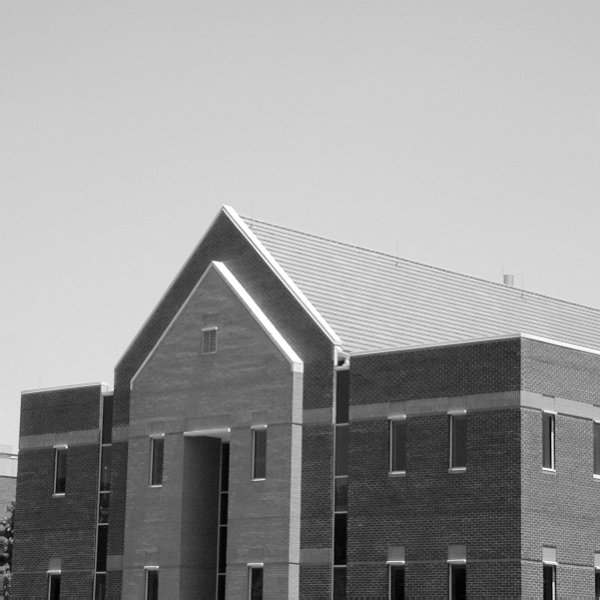
#> input picture Temas/04_Procesamiento_morfologico/Copia de Casa con bordes.jpg, 600 x 600 px
$ jupyter execute Operaciones_morfologicas_basicas.ipynb
#> lines starting #> are read from the running program, lines starting #| are printed output that depends on the picture; after the words box and inside, x2 and y2 are one past the last pixel; in counts of white or black regions, pixels touching at a corner belong together
[cell 1]
import numpy as np
import matplotlib.pyplot as plt
import cv2

[cell 2]
ruta = 'Copia de Casa con bordes.jpg'
imagen = cv2.imread(ruta, cv2.IMREAD_GRAYSCALE)
#> imagen is the input picture: shape (600, 600); min 0, max 255, mean 152.9
plt.imshow(imagen, cmap='gray')

[cell 3]
#. Debemos binarizar la imagen para aplicar las operaciones morfológicas. Para esto, podemos usar un umbral fijo o adaptativo. Aquí usaremos un umbral fijo.
_, imagen_binaria = cv2.threshold(imagen, 100, 255, cv2.THRESH_BINARY)
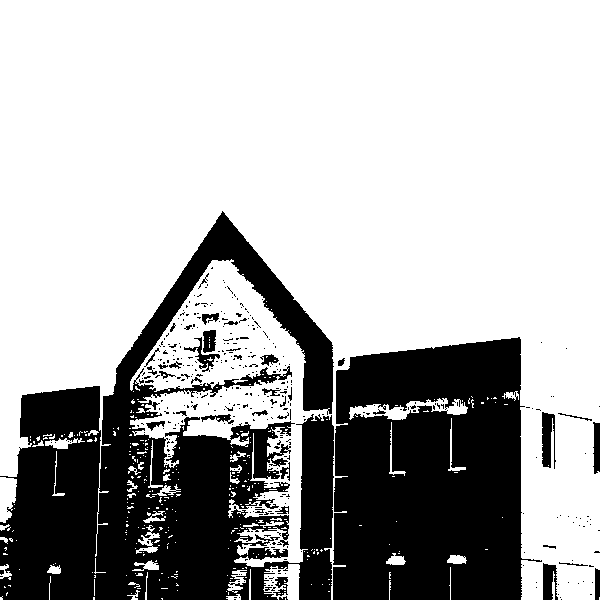
#> imagen_binaria: shape (600, 600); 69.4% white; 375 black regions (334 under 20 px), largest, box (x1, y1, x2, y2) and area: (0, 211, 334, 600) 60652, (333, 337, 542, 600) 44728, (542, 412, 556, 469) 568
imagen_binaria = imagen_binaria[250:300, 150:200]
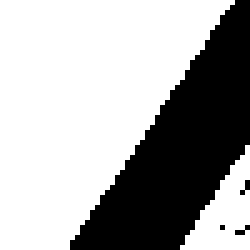
#> imagen_binaria: shape (50, 50) (shown 5 times larger); 66.3% white; 4 black regions (3 under 20 px), largest, box (x1, y1, x2, y2) and area: (14, 0, 50, 50) 835

plt.imshow(imagen_binaria, cmap='gray')
plt.show()

# Morfología

En la biología la morfología habla acerca de la forma y estructura de los animales y plantas. Para el caso de mathematical morphology es una herramienta para extrar las componentes de la imagen que son útiles en la representación y descripción de la forma de la región, como los bordes, esqueletos (skeletons), y la envolvente convexa (convex full)

### Elemento estructurante

Debemos crear una matriz donde tengamos un elemento '"principal o central" y que corroboremos que al hacer una convolución todos los elementos del estructurante queden con lo que se agarre de la imagen.

[cell 4]
# Normal de 3 x 3
# Matriz normal
# EE = np.array([[0, 255, 0],
#                [255, 255, 255],
#                [0, 255, 0]], dtype=np.uint8)
EE = np.array([[255, 0, 255],
               [0, 0, 0],
               [255, 0, 255]], dtype=np.uint8)
# Escoger el centro de operaciones:
centro = (1, 1)

[cell 5]
# Reflejado
# Matriz reflejada
EE_reflejada = np.zeros(EE.shape, dtype=np.uint8)
y, x = EE.shape
for j in range(y):
    for i in range(x):
        EE_reflejada[j][i] = EE[y - j - 1][x - i - 1]
print(EE_reflejada)
# Centro reflejado
centro_reflejado = (x - centro[0] - 1, y - centro[1] - 1)
print(centro_reflejado)

# Operaciones morfológicas básicas

## Dilatación y erosión
- Dilatación: engrosamiento de regiones.
- Erosión: adelgazamiento de regiones.

# Dilatación

Esta transformación mofológica combina dos conjuntos utilizando la adición de vectores (o adición de Minkoswski). La dilatación $X \oplus B$ es el conjunto de puntos de todas las posibles adiciones vectoriales de pares de elementos, uno de cada conjunto $X$ y $B$

- Dilatar las partículas es equivalente a erosionar el fondo.
- Elimina pequeños agujeros aislados en las partículas;

Definición matemática:
$$ A \oplus B = \{c | c = a + b \text{ para algún } a \in A \text{ y } b \in B \} $$

[cell 6]
# Debemos aplicar el EE a toda la imagen, pero recordando el centro de este, así que pasamos por todo la
## imagen y vemos si todos los elementos del EE coinciden con los elementos de la imagen, si es así,
## el resultado es 1, sino es 0. Esto se hace para cada píxel de la imagen.
## Para esto, debemos recorrer la imagen desde el centro del EE hasta el final de la imagen, y
## desde el centro del EE hasta el inicio de la imagen, para evitar salirnos de los límites de la imagen,
## se hace un padding del ancho y alto del EE.

#### Padding

[cell 7]
def padding(imagen, dx, dy):
#> called with dx = 4, dy = 4
  y, x = imagen.shape
#> y = 50; x = 50
  paddineada = (np.zeros((int(y + dy/2 + 1), int(x + dx/2 + 1))) + 1) * 255
  for j in range(y):
    for i in range(x):
      paddineada[int(j + dy/4)][int(i + dx/4)] = imagen[j][i]
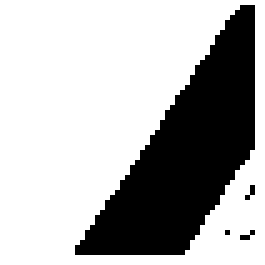
#> paddineada: shape (53, 53) float64 (shown 5 times larger); 70% white; 4 black regions (3 under 20 px), largest, box (x1, y1, x2, y2) and area: (15, 1, 51, 51) 835
  return np.array(paddineada)

[cell 8]
# Creamos la imagen padeada para aplicar las operaciones:
y, x = EE.shape
# Como el centro nos dice cuanto debemos padear, debemos saber cuanto a la izquierda y derecha
# esta el centro, con las coordenadas lo sabemos:
ima_padeada = padding(imagen_binaria, x + centro_reflejado[0], y + centro_reflejado[1])
plt.imshow(ima_padeada, cmap='gray')

[cell 9]
# Inicializamos la matriz de resultado con el mismo tamaño de la imagen original
resultado = np.zeros(imagen_binaria.shape, dtype=np.uint8)
y_img, x_img = resultado.shape
#> y_img = 50; x_img = 50
y_ee, x_ee = EE_reflejada.shape

for j in range(y_img):
    for i in range(x_img):
        # 1. Extraemos la región de interés (ROI) de la imagen con padding.
        # El tamaño de la ROI debe ser exactamente el mismo tamaño que el EE.
        roi = ima_padeada[j : j + y_ee, i : i + x_ee]

        # 2. Comparamos con el EE reflejado mediante producto punto.
        # Para la dilatación, basta con que un solo píxel coincida (intersección > 0).
        interseccion = np.sum(roi * EE_reflejada)

        if interseccion > 255 * 5:
            resultado[j][i] = 255
            # print(f'El píxel ({i}, {j}) es 1') # Puedes descomentar para depurar
        else:
            resultado[j][i] = 0
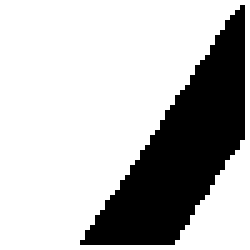
#> resultado: shape (50, 50) (shown 5 times larger); 73.3% white; 1 black region, box (x1, y1, x2, y2) and area: (16, 1, 49, 49) 667

# Aseguramos el tipo de dato correcto para la visualización
resultado = resultado.astype(np.uint8)

[cell 10]
# Mostrar el resultado de la dilatación con la imagen original para comparar
figure, axes = plt.subplots(1, 2, figsize=(12, 6))
axes[0].imshow(imagen_binaria, cmap='gray')
axes[0].set_title('Imagen Binaria Original')
axes[0].axis('off')

axes[1].imshow(resultado, cmap='gray')
axes[1].set_title('Resultado de la Dilatación')
axes[1].axis('off')
plt.show()

## Erosion

Elimina los píceles aislados en el fondo y erosiona (reduce) el contrno de las partículas con respecto al patrón definido por el SE
$$ A - B \{x | (B)_x \subset A\} $$

[cell 11]
# Pasamos por toda la imagen padeada y aplicamos el EE:
## Creamos la imagen resultado:
resultado = np.zeros(imagen_binaria.shape, dtype=np.uint8)
y_pad, x_pad = resultado.shape
#> y_pad = 50; x_pad = 50
EE_cuadrada = np.sum(EE_reflejada * EE_reflejada)
for j in range(y_pad):
    for i in range(x_pad):
        # Aplicamos el EE en la posición (i, j):
        # Extraemos la región de interés:
        roi = ima_padeada[ j : j + y, i : i + x ]
        # Comparamos con el EE reflejado:
        ## Sumamos el producto punto de roi con EE y vemos si es igual a EE al cuadrado:
        if np.sum(roi * EE_reflejada) == EE_cuadrada:
            resultado[j][i] = 255
            print(f'El píxel ({i}, {j}) es 1')
        else:
            resultado[j][i] = 0
#> resultado: shape (50, 50); every value is 0

resultado = resultado.astype(np.uint8)

plt.imshow(resultado, cmap='gray')
plt.show()
